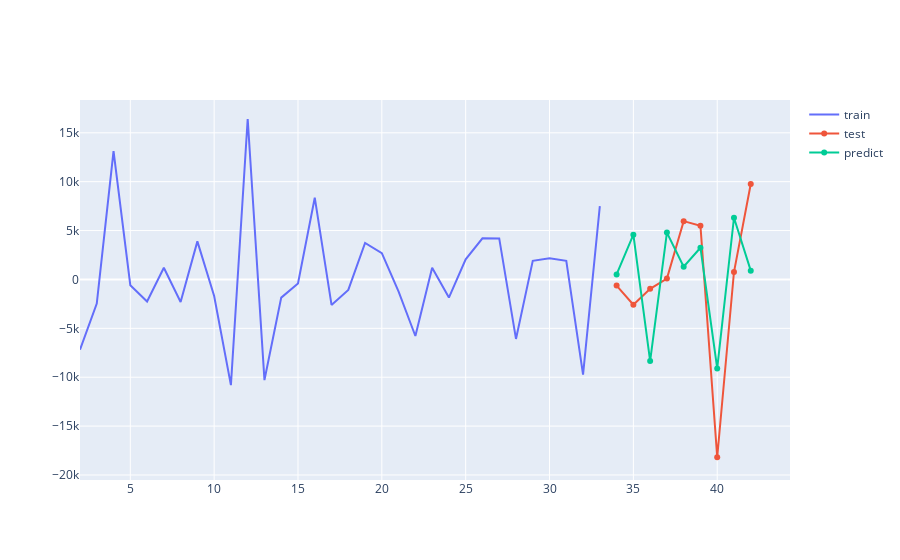

Source (notebook cell):
### Code cell
predict_sarimax = model_fit.forecast(len(test_se_r))

fig = go.Figure()
fig.add_traces(go.Scatter(x=train.index, y=train_se_r, name='train'))
fig.add_traces(go.Scatter(x=test.index, y=test_se_r, name = 'test'))
fig.add_traces(go.Scatter(x=predict_s_tbs.index, y=predict_sarimax, name = 'predict'))
fig.show()

rmse = np.sqrt(mean_squared_error(test_se_r, predict_sarimax))
print('RMSE:%.3f' % (rmse))

### Figure 1 — Plotly figure (JSON) as saved in the notebook; plotly's stock layout.template omitted (floating-point values rounded to 4 significant figures)
{"data": [{"name": "train", "type": "scatter", "x": [2, 3, 4, 5, 6, 7, 8, 9, 10, 11, 12, 13, 14, 15, 16, 17, 18, 19, 20, 21, 22, 23, 24, 25, 26, 27, 28, 29, 30, 31, 32, 33], "y": [-7185.0, -2473.0, 13120.0, -591.9, -2252.0, 1199.0, -2311.0, 3895.0, -1701.0, -10810.0, 16410.0, -10290.0, -1863.0, -405.0, 8360.0, -2605.0, -1076.0, 3738.0, 2697.0, -1245.0, -5783.0, 1192.0, -1858.0, 2061.0, 4204.0, 4196.0, -6083.0, 1900.0, 2170.0, 1908.0, -9736.0, 7493.0]}, {"name": "test", "type": "scatter", "x": [34, 35, 36, 37, 38, 39, 40, 41, 42], "y": [-627.6, -2588.0, -957.9, 85.96, 5962.0, 5497.0, -18190.0, 758.5, 9756.0]}, {"name": "predict", "type": "scatter", "x": [34, 35, 36, 37, 38, 39, 40, 41, 42, 43, 44], "y": [510.6, 4582.0, -8350.0, 4789.0, 1301.0, 3244.0, -9101.0, 6311.0, 900.6]}], "layout": {"autosize": true, "xaxis": {"autorange": true, "range": [2, 44.25], "type": "linear"}, "yaxis": {"autorange": true, "range": [-20680.0, 18360.0], "type": "linear"}}}
